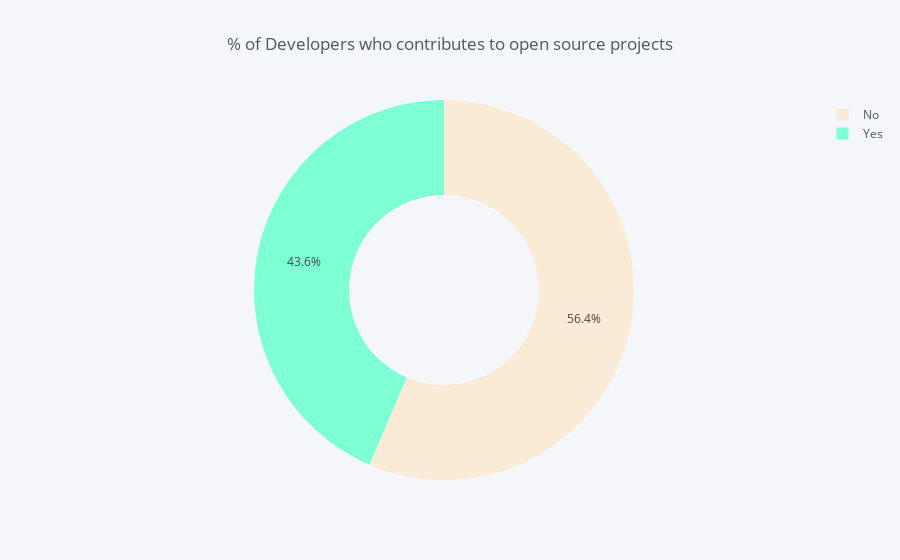

The notebook cell this image was saved under:
### Markdown cell above
Approx. 90 % developers codes as their hobby and the reasons for others 10 % developers can be for** getting good compnay or for higher package or better college placement**.... anything can be.

### Code cell
temp = stack_data['OpenSource'].value_counts()
df = pd.DataFrame({'labels': temp.index,
                   'values': temp.values
                  })
df.iplot(kind='pie',labels='labels',values='values', title='% of Developers who contributes to open source projects', hole = 0.5, color = ['#FAEBD7','#7FFFD4'])

### Figure 1 — Plotly figure (JSON) as saved in the notebook; plotly's stock layout.template omitted (floating-point values rounded to 4 significant figures)
{"data": [{"hole": 0.5, "labels": ["No", "Yes"], "marker": {"colors": ["rgba(250, 235, 215, 1.0)", "rgba(127, 255, 212, 1.0)"]}, "name": "", "type": "pie", "values": [55769, 43086]}], "layout": {"legend": {"bgcolor": "#F5F6F9", "font": {"color": "#4D5663"}}, "paper_bgcolor": "#F5F6F9", "plot_bgcolor": "#F5F6F9", "title": "% of Developers who contributes to open source projects", "titlefont": {"color": "#4D5663"}}}
